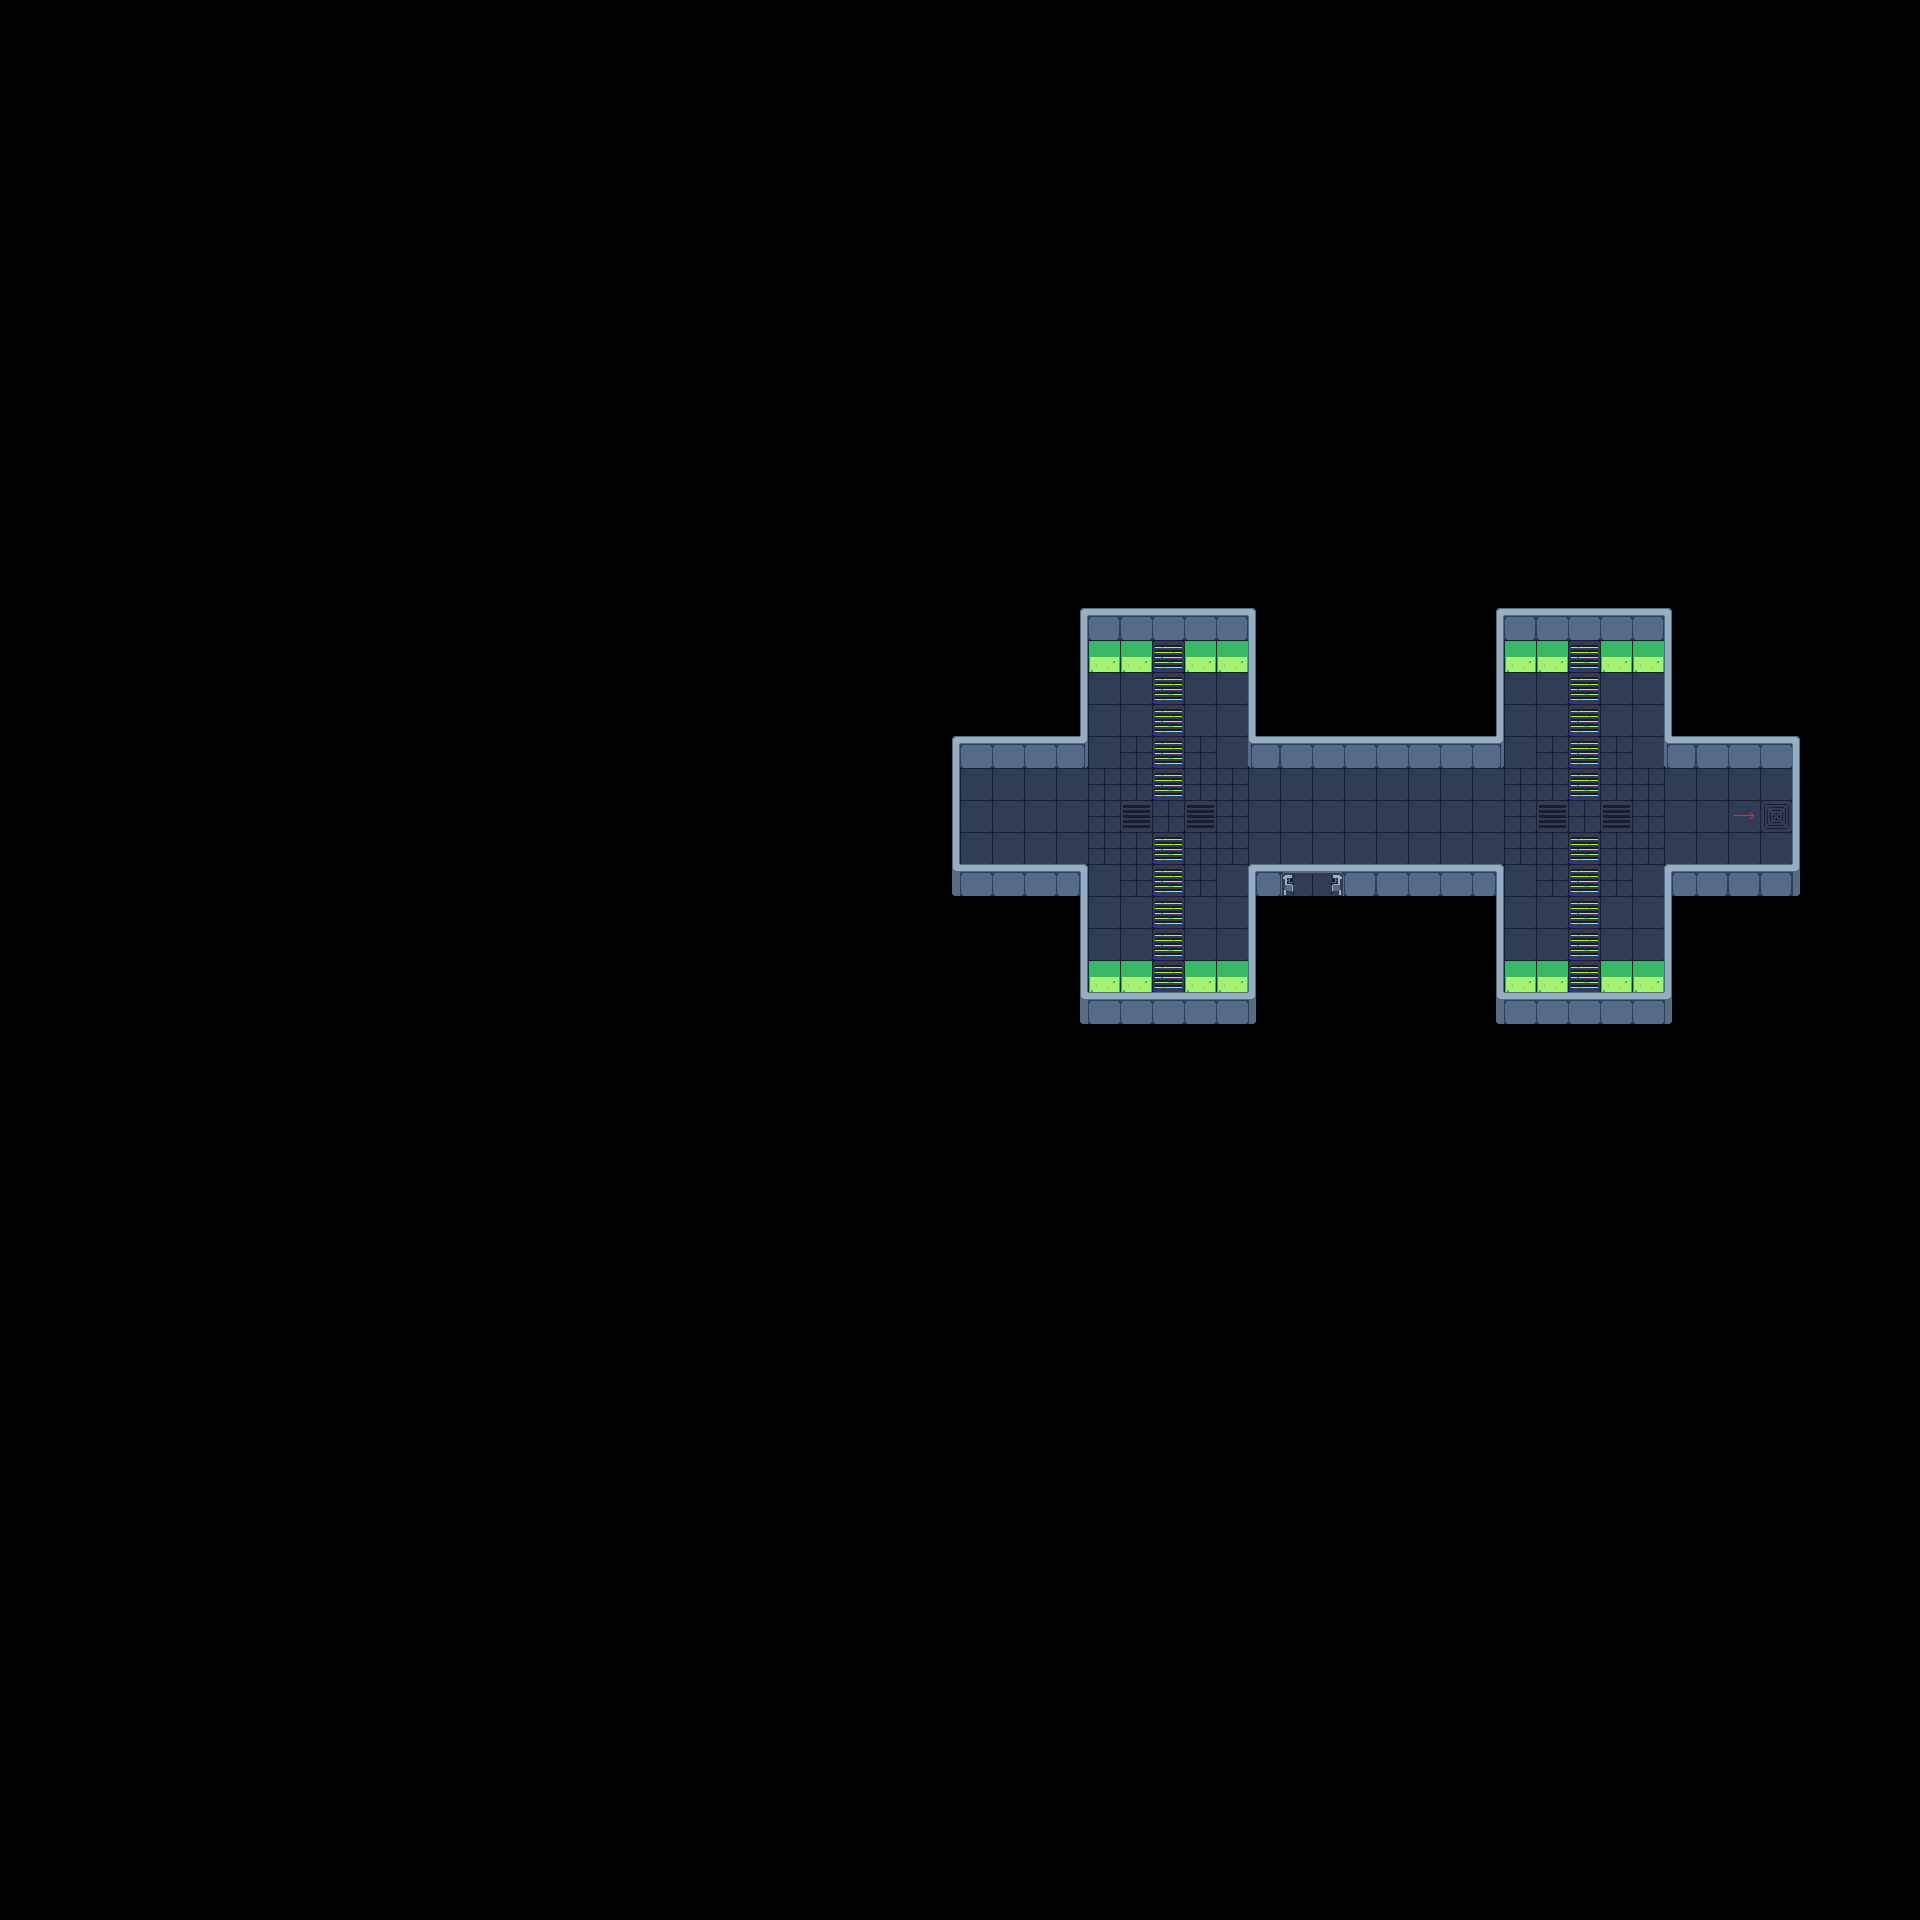

Tiled map render using the project's own tile images. Description and the map definition, with tile-layer contents summarised, below:
An orthogonal 60x60 tile map with 32x32 px tiles, 2 tile layers (background, walls), 2 tilesets and 31 objects (28x collision, spawn_tech2, enter_tech1, paul).

<map version="1.9" tiledversion="1.9.2" orientation="orthogonal" renderorder="right-down" width="60" height="60" tilewidth="32" tileheight="32" infinite="0" nextlayerid="5" nextobjectid="65">
 <editorsettings>
  <chunksize width="32" height="32" />
 </editorsettings>
 <tileset firstgid="1" source="tech.tsx" />
 <tileset firstgid="852" source="techprops.tsx" />
 <layer id="2" name="background" width="60" height="60">
  <data>[3600 cells, 160 non-empty, 1 distinct tile ids]</data>
 </layer>
 <objectgroup id="4" name="Objects">
  <object id="29" name="collision" x="1056" y="608" width="224" height="32" />
  <object id="30" name="collision" x="1056" y="640" width="32" height="128" />
  <object id="31" name="collision" x="928" y="736" width="128" height="32" />
  <object id="32" name="collision" x="928" y="768" width="32" height="128" />
  <object id="33" name="collision" x="960" y="864" width="128" height="32" />
  <object id="34" name="collision" x="1056" y="896" width="32" height="128" />
  <object id="35" name="collision" x="1088" y="992" width="192" height="32" />
  <object id="37" name="collision" x="1248" y="864" width="32" height="128" />
  <object id="38" name="collision" x="1280" y="864" width="224" height="32" />
  <object id="39" name="collision" x="1472" y="896" width="32" height="128" />
  <object id="40" name="collision" x="1504" y="992" width="192" height="32" />
  <object id="41" name="collision" x="1248" y="640" width="32" height="128" />
  <object id="42" name="collision" x="1280" y="736" width="223" height="32" />
  <object id="43" name="collision" x="1472" y="608" width="32" height="128" />
  <object id="44" name="collision" x="1504" y="608" width="192" height="32" />
  <object id="45" name="collision" x="1664" y="640" width="32" height="128" />
  <object id="46" name="collision" x="1696" y="736" width="128" height="32" />
  <object id="47" name="collision" x="1792" y="768" width="32" height="128" />
  <object id="48" name="collision" x="1664" y="864" width="128" height="32" />
  <object id="50" name="collision" x="1664" y="896" width="32" height="96" />
  <object id="53" name="spawn_tech2" x="1313.33" y="816.667">
   <point />
  </object>
  <object id="54" name="collision" x="1088" y="640" width="64" height="32" />
  <object id="55" name="collision" x="1184" y="640" width="64" height="32" />
  <object id="56" name="collision" x="1088" y="960" width="64" height="32" />
  <object id="57" name="collision" x="1184" y="960" width="64" height="32" />
  <object id="58" name="collision" x="1504" y="640" width="64" height="32" />
  <object id="59" name="collision" x="1600" y="640" width="64" height="32" />
  <object id="60" name="collision" x="1504" y="960" width="64" height="32" />
  <object id="61" name="collision" x="1600" y="960" width="64" height="32" />
  <object id="62" name="enter_tech1" x="1280" y="850" width="64" height="46" />
  <object id="64" name="paul" x="1204" y="780">
   <point />
  </object>
 </objectgroup>
 <layer id="3" name="walls" width="60" height="60">
  <data>[3600 cells, 174 non-empty, 23 distinct tile ids]</data>
 </layer>
</map>
